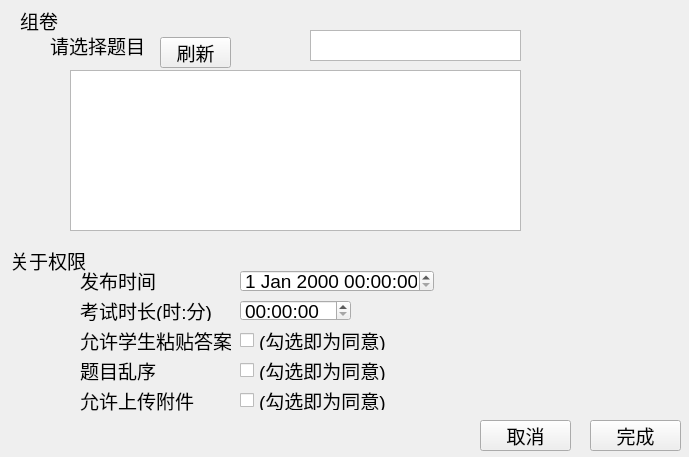
<?xml version="1.0" encoding="UTF-8"?>
<ui version="4.0">
 <class>combinePaper</class>
 <widget class="QWidget" name="combinePaper">
  <property name="geometry">
   <rect>
    <x>0</x>
    <y>0</y>
    <width>689</width>
    <height>457</height>
   </rect>
  </property>
  <property name="font">
   <font>
    <pointsize>14</pointsize>
   </font>
  </property>
  <property name="windowTitle">
   <string>Form</string>
  </property>
  <widget class="QLabel" name="label">
   <property name="geometry">
    <rect>
     <x>20</x>
     <y>10</y>
     <width>51</width>
     <height>21</height>
    </rect>
   </property>
   <property name="text">
    <string>组卷</string>
   </property>
  </widget>
  <widget class="QLabel" name="label_2">
   <property name="geometry">
    <rect>
     <x>10</x>
     <y>240</y>
     <width>81</width>
     <height>41</height>
    </rect>
   </property>
   <property name="text">
    <string>关于权限：</string>
   </property>
  </widget>
  <widget class="QListWidget" name="questionList">
   <property name="geometry">
    <rect>
     <x>70</x>
     <y>70</y>
     <width>451</width>
     <height>161</height>
    </rect>
   </property>
   <property name="uniformItemSizes">
    <bool>false</bool>
   </property>
  </widget>
  <widget class="QLabel" name="label_3">
   <property name="geometry">
    <rect>
     <x>50</x>
     <y>30</y>
     <width>101</width>
     <height>31</height>
    </rect>
   </property>
   <property name="text">
    <string>请选择题目</string>
   </property>
  </widget>
  <widget class="QDateTimeEdit" name="dateTimeEdit">
   <property name="geometry">
    <rect>
     <x>240</x>
     <y>270</y>
     <width>194</width>
     <height>22</height>
    </rect>
   </property>
  </widget>
  <widget class="QLabel" name="label_4">
   <property name="geometry">
    <rect>
     <x>80</x>
     <y>270</y>
     <width>81</width>
     <height>21</height>
    </rect>
   </property>
   <property name="text">
    <string>发布时间：</string>
   </property>
  </widget>
  <widget class="QLabel" name="label_5">
   <property name="geometry">
    <rect>
     <x>80</x>
     <y>300</y>
     <width>131</width>
     <height>21</height>
    </rect>
   </property>
   <property name="text">
    <string>考试时长(时:分)</string>
   </property>
  </widget>
  <widget class="QLabel" name="label_6">
   <property name="geometry">
    <rect>
     <x>80</x>
     <y>330</y>
     <width>151</width>
     <height>21</height>
    </rect>
   </property>
   <property name="text">
    <string>允许学生粘贴答案</string>
   </property>
  </widget>
  <widget class="QTimeEdit" name="timeEdit">
   <property name="geometry">
    <rect>
     <x>240</x>
     <y>300</y>
     <width>111</width>
     <height>21</height>
    </rect>
   </property>
  </widget>
  <widget class="QCheckBox" name="stickanswer">
   <property name="geometry">
    <rect>
     <x>240</x>
     <y>330</y>
     <width>151</width>
     <height>20</height>
    </rect>
   </property>
   <property name="text">
    <string>(勾选即为同意)</string>
   </property>
  </widget>
  <widget class="QLabel" name="label_8">
   <property name="geometry">
    <rect>
     <x>80</x>
     <y>360</y>
     <width>81</width>
     <height>21</height>
    </rect>
   </property>
   <property name="text">
    <string>题目乱序</string>
   </property>
  </widget>
  <widget class="QCheckBox" name="disorder">
   <property name="geometry">
    <rect>
     <x>240</x>
     <y>360</y>
     <width>151</width>
     <height>20</height>
    </rect>
   </property>
   <property name="text">
    <string>(勾选即为同意)</string>
   </property>
  </widget>
  <widget class="QLabel" name="label_7">
   <property name="geometry">
    <rect>
     <x>80</x>
     <y>390</y>
     <width>121</width>
     <height>21</height>
    </rect>
   </property>
   <property name="text">
    <string>允许上传附件</string>
   </property>
  </widget>
  <widget class="QCheckBox" name="updateimage">
   <property name="geometry">
    <rect>
     <x>240</x>
     <y>390</y>
     <width>151</width>
     <height>20</height>
    </rect>
   </property>
   <property name="text">
    <string>(勾选即为同意)</string>
   </property>
  </widget>
  <widget class="QPushButton" name="finish">
   <property name="geometry">
    <rect>
     <x>590</x>
     <y>420</y>
     <width>91</width>
     <height>31</height>
    </rect>
   </property>
   <property name="text">
    <string>完成</string>
   </property>
  </widget>
  <widget class="QPushButton" name="Return">
   <property name="geometry">
    <rect>
     <x>480</x>
     <y>420</y>
     <width>91</width>
     <height>31</height>
    </rect>
   </property>
   <property name="text">
    <string>取消</string>
   </property>
  </widget>
  <widget class="QPushButton" name="Refresh">
   <property name="geometry">
    <rect>
     <x>160</x>
     <y>37</y>
     <width>71</width>
     <height>31</height>
    </rect>
   </property>
   <property name="text">
    <string>刷新</string>
   </property>
  </widget>
  <widget class="QTextEdit" name="title">
   <property name="geometry">
    <rect>
     <x>310</x>
     <y>30</y>
     <width>211</width>
     <height>31</height>
    </rect>
   </property>
   <property name="font">
    <font>
     <pointsize>10</pointsize>
    </font>
   </property>
  </widget>
 </widget>
 <resources/>
 <connections/>
</ui>
